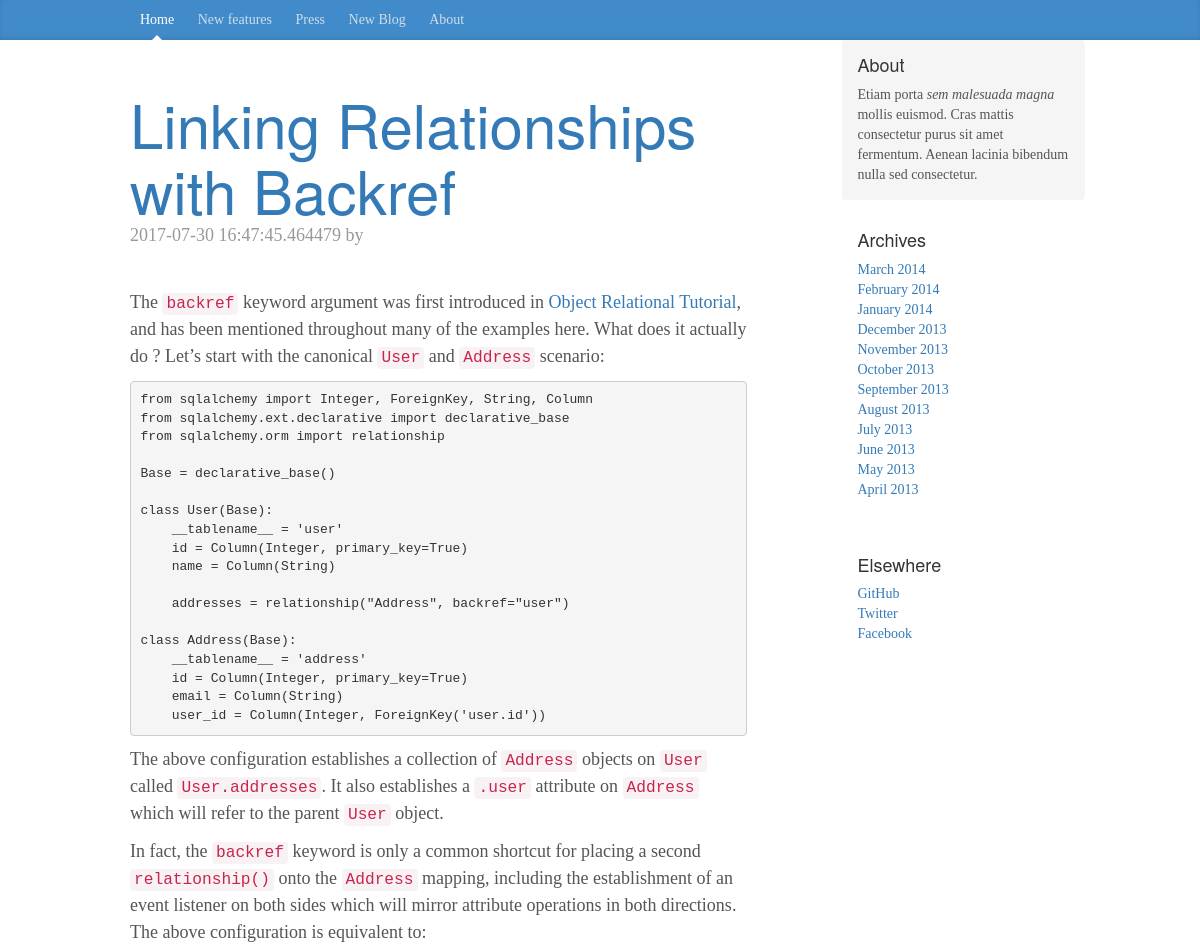
/blog/ (upper part), run on an earlier commit of the app's database.
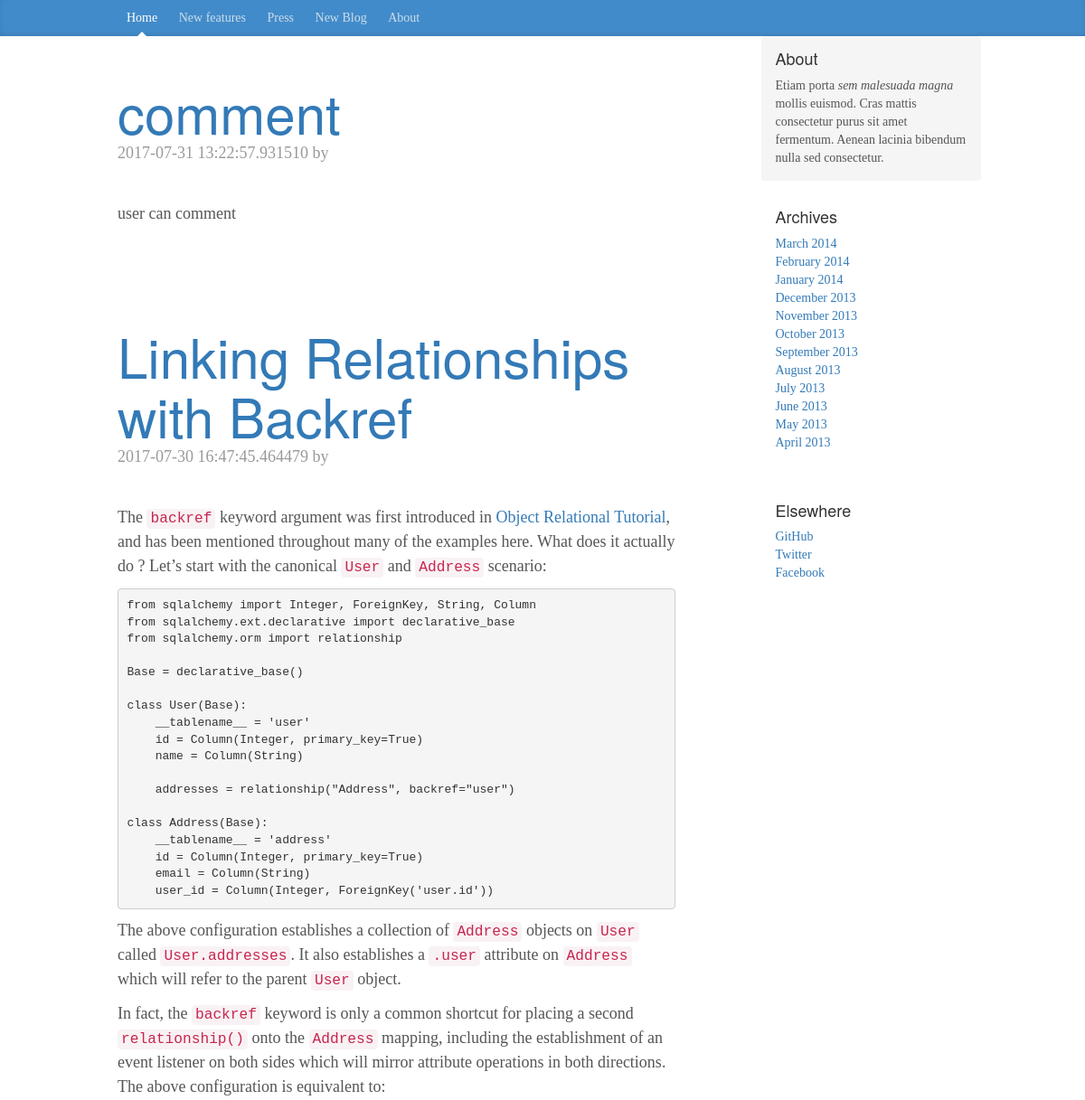
And on a later commit of the database.
### apps/models/blogs.py (models this page shows, shortened)
class BlogPost(db.Model):
    __tablename__ = 'posts'
    id = Column(Integer,primary_key=True)
    user_id = Column(Integer, ForeignKey('users.id'))
    headline = Column(String(255), nullable=False)
    body = Column(Text)
    timestamp = db.Column(db.DateTime, index=True, default=datetime.utcnow)
    keywords = relationship('Keyword',
                           secondary=post_keywords,
                           back_populates='posts')
    comments = relationship('Comments',backref='posts',lazy='dynamic')

### apps/views/blogs.py (the view)
@mod.route('/blog/',methods=['GET','POST'])
def index():
    page = request.args.get('page',1,type=int)
    blogs = BlogPost.query.order_by(BlogPost.timestamp.desc()).all()
    return render_template('blog/index.html',blogs=blogs,pagination=[])

### apps/views/__init__.py (called while the page is built)
@mod.app_context_processor
def inject_permissions():
    return dict(Permission=Permission)

### apps/views/auths.py (called while the page is built)
@mod.before_app_request
def before_requst():
    if current_user.is_authenticated:
        current_user.ping()
        if not current_user.confirmed \
                and request.endpoint[:5] != 'auth.':
            return redirect(url_for('auth.unconfirmed'))

### apps/templates/blog/index.html (shortened to what this page needs)
{% extends "bootstrap/base.html" %}
{% import "_macros.html" as macros %}
{% block head %}
    {{ super() }}
    <link href="{{ url_for('static',filename='css/blog.css') }}" rel="stylesheet">
{% endblock %}
{% block content %}
    <div class="blog-masthead">
      <div class="container">
        <nav class="blog-nav">
          <a class="blog-nav-item active" href="#">Home</a>
          <a class="blog-nav-item" href="#">New features</a>
          <a class="blog-nav-item" href="#">Press</a>
          <a class="blog-nav-item" href="{{ url_for('blog.new_blog')}}">New Blog</a>
          <a class="blog-nav-item" href="#">About</a>
        </nav>
      </div>
    </div>
    <div class="container">
      <div class="row">
        <div class="col-sm-8 blog-main">
        {% for blog in blogs %}
        <div class="blog-header">
        <h1 class="blog-title"><a href="{{ url_for('.post',id=blog.id)}}">{{ blog.headline }}</a></h1>
        <p class="blog-post-meta">{{ blog.timestamp }} by <a href="#">{{ current_user.username }}</a></p>
        </div>
        <div class="blog-post">
            <div>
                {{ blog.body | safe }}
            </div>
        </div>
        {% endfor %}
        </div>
        <div class="col-sm-3 col-sm-offset-1 blog-sidebar">
          <div class="sidebar-module sidebar-module-inset">
            <h4>About</h4>
            <p>Etiam porta <em>sem malesuada magna</em> mollis euismod. Cras mattis consectetur purus sit amet fermentum. Aenean lacinia bibendum nulla sed consectetur.</p>
          </div>
          <div class="sidebar-module">
            <h4>Archives</h4>
            <ol class="list-unstyled">
              <li><a href="#">March 2014</a></li>
              <li><a href="#">February 2014</a></li>
              <li><a href="#">January 2014</a></li>
              <li><a href="#">December 2013</a></li>
              <li><a href="#">November 2013</a></li>
              <li><a href="#">October 2013</a></li>
              <li><a href="#">September 2013</a></li>
              <li><a href="#">August 2013</a></li>
              <li><a href="#">July 2013</a></li>
              <li><a href="#">June 2013</a></li>
              <li><a href="#">May 2013</a></li>
              <li><a href="#">April 2013</a></li>
            </ol>
          </div>
          <div class="sidebar-module">
            <h4>Elsewhere</h4>
            <ol class="list-unstyled">
              <li><a href="#">GitHub</a></li>
              <li><a href="#">Twitter</a></li>
              <li><a href="#">Facebook</a></li>
            </ol>
          </div>
        </div>
      </div>
    </div>
{% endblock %}

### apps/static/css/blog.css (style rules this page uses)
body { font-family: Georgia, "Times New Roman", Times, serif; color: #555; }
h1, .h1, h2, .h2, h3, .h3, h4, .h4, h5, .h5, h6, .h6 { margin-top: 0; font-family: "Helvetica Neue", Helvetica, Arial, sans-serif; font-weight: normal; color: #333; }
@media (min-width: 1200px) { .container { width: 970px; } }
.blog-masthead { background-color: #428bca; -webkit-box-shadow: inset 0 -2px 5px rgba(0,0,0,.1); box-shadow: inset 0 -2px 5px rgba(0,0,0,.1); }
.blog-nav-item { position: relative; display: inline-block; padding: 10px; font-weight: 500; color: #cdddeb; }
.blog-nav .active { color: #fff; }
.blog-nav .active:after { position: absolute; bottom: 0; left: 50%; width: 0; height: 0; margin-left: -5px; vertical-align: middle; content: " "; border-right: 5px solid transparent; border-bottom: 5px solid; border-left: 5px solid transparent; }
.blog-header { padding-top: 20px; padding-bottom: 20px; }
.blog-title { margin-top: 30px; margin-bottom: 0; font-size: 60px; font-weight: normal; }
.blog-main { font-size: 18px; line-height: 1.5; }
.sidebar-module { padding: 15px; margin: 0 -15px 15px; }
.sidebar-module-inset { padding: 15px; background-color: #f5f5f5; border-radius: 4px; }
.sidebar-module-inset p:last-child, .sidebar-module-inset ul:last-child, .sidebar-module-inset ol:last-child { margin-bottom: 0; }
.blog-post { margin-bottom: 60px; }
.blog-post-meta { margin-bottom: 20px; color: #999; }

What changed in the data, as far as the page shows it:
added BlogPost: headline "comment", timestamp "2017-07-31 13:22:57.931510", body "user can comment"
